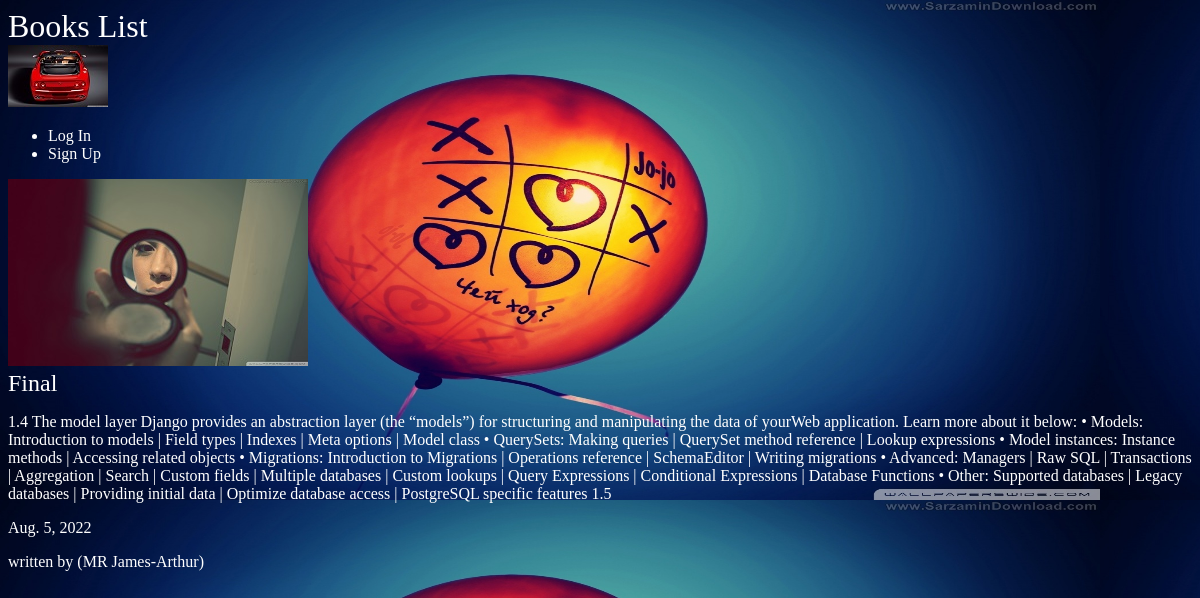
Page /books/final/ on the committed database.
### myApp/models.py (models this page shows, shortened)
class Book(models.Model):
	name = models.CharField(max_length=100)
	authors = models.ForeignKey(Author, null=True, on_delete=models.CASCADE)
	date_published = models.DateField(auto_now_add=True)
	context = models.TextField()
	slug = models.SlugField(blank=True, null=True, default='a')
	picture = models.ImageField(blank=True, upload_to="media")
	reader = models.ForeignKey(User, on_delete=models.CASCADE, default=None)

class Author(models.Model):
	name = models.CharField(max_length=100)
	title = models.CharField(max_length=3, choices=TITLE_CHOICES)
	birth_date = models.DateField(blank=True, null=True)
	def __str__(self):
		return self.title + ' '+ self.name

### myApp/views.py (the view)
# urls.py: re_path(r'^(?P<slug>[-\w]+)/$', views.book_detail, name='detail'),
def book_detail(request, slug ):
	book = Book.objects.get(slug=slug)
	return render(request, 'myApp/book_detail.html', {'book' : book} )

### myApp/templates/myApp/book_detail.html
{% extends "base.html" %}
{% block content %}
<div class="book">
	<img src="{{ book.picture.url }}">
	<h2>{{ book.name}}</h2>
	<p>{{ book.context}}</p>
	<p>{{ book.date_published}}</p>
	<p>written by  ({{book.authors}})</p>
</div>
{% endblock %}

### static/myApp/styles.css (style rules this page uses)
body { background-color: #0f121f; background-image: url(/static/stars.jpg); background-size: 1100px 500px ; background-repeat-y: no-repeat; color: #fff; }
body * { font-family: Ubuntu; }
h1, h2, h3, h4, h5 { font-weight: normal; margin:0; }

### rows in the picture
Book: picture (picture), name "Final", context "1.4 The model layer Django provides an abstraction layer (the “models”) for structuring and manipulating the data of yourWeb application. Learn more about it below: • Models: Introduction to models | Field types | Indexes | Meta options | Model class • QuerySets: Making queries | QuerySet method reference | Lookup expressions • Model instances: Instance methods | Accessing related objects • Migrations: Introduction to Migrations | Operations reference | SchemaEditor | Writing migrations • Advanced: Managers | Raw SQL | Transactions | Aggregation | Search | Custom fields | Multiple databases | Custom lookups | Query Expressions | Conditional Expressions | Database Functions • Other:…", date_published "Aug. 5, 2022", authors "MR James-Arthur"
